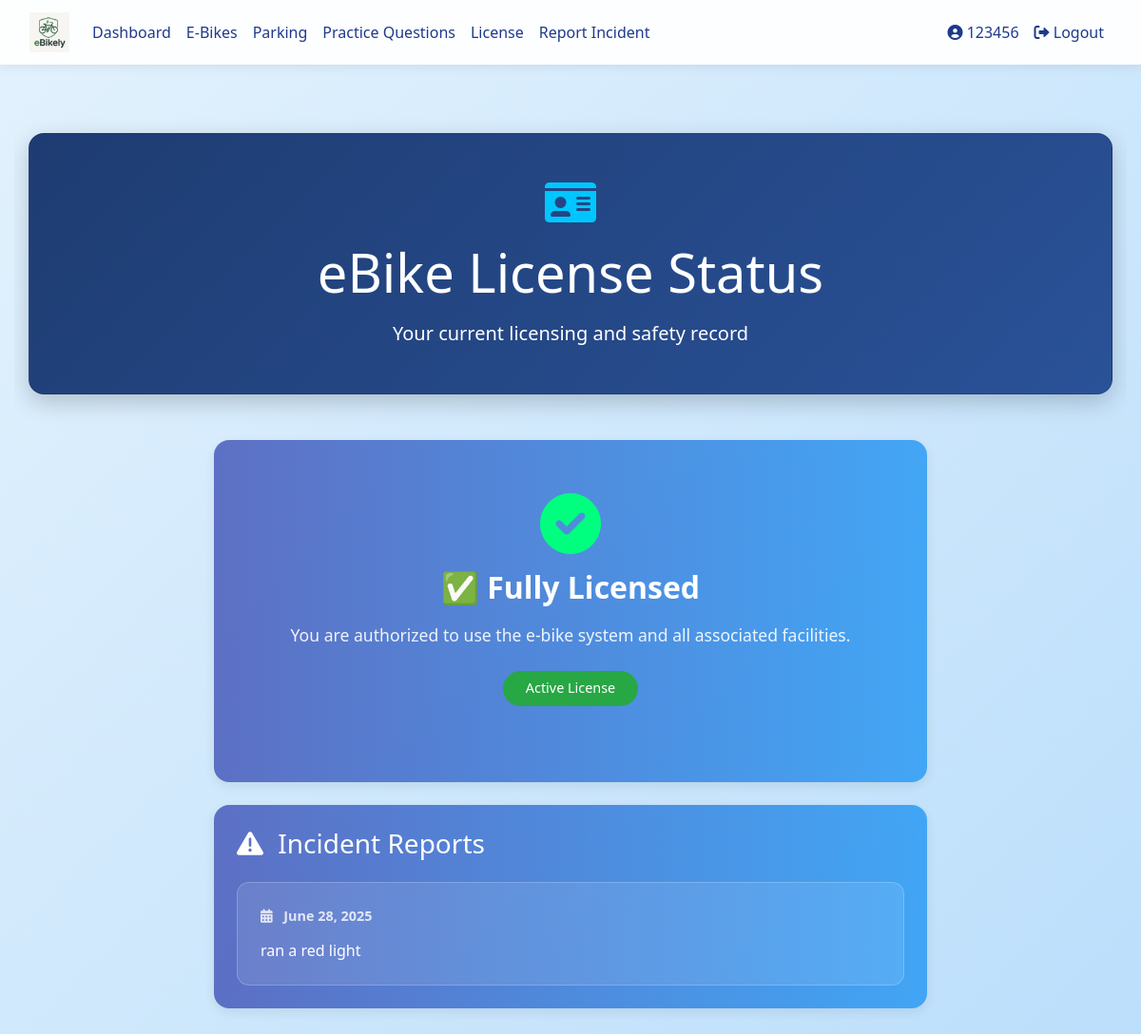
The page /license (signed in) on the database as committed earlier.
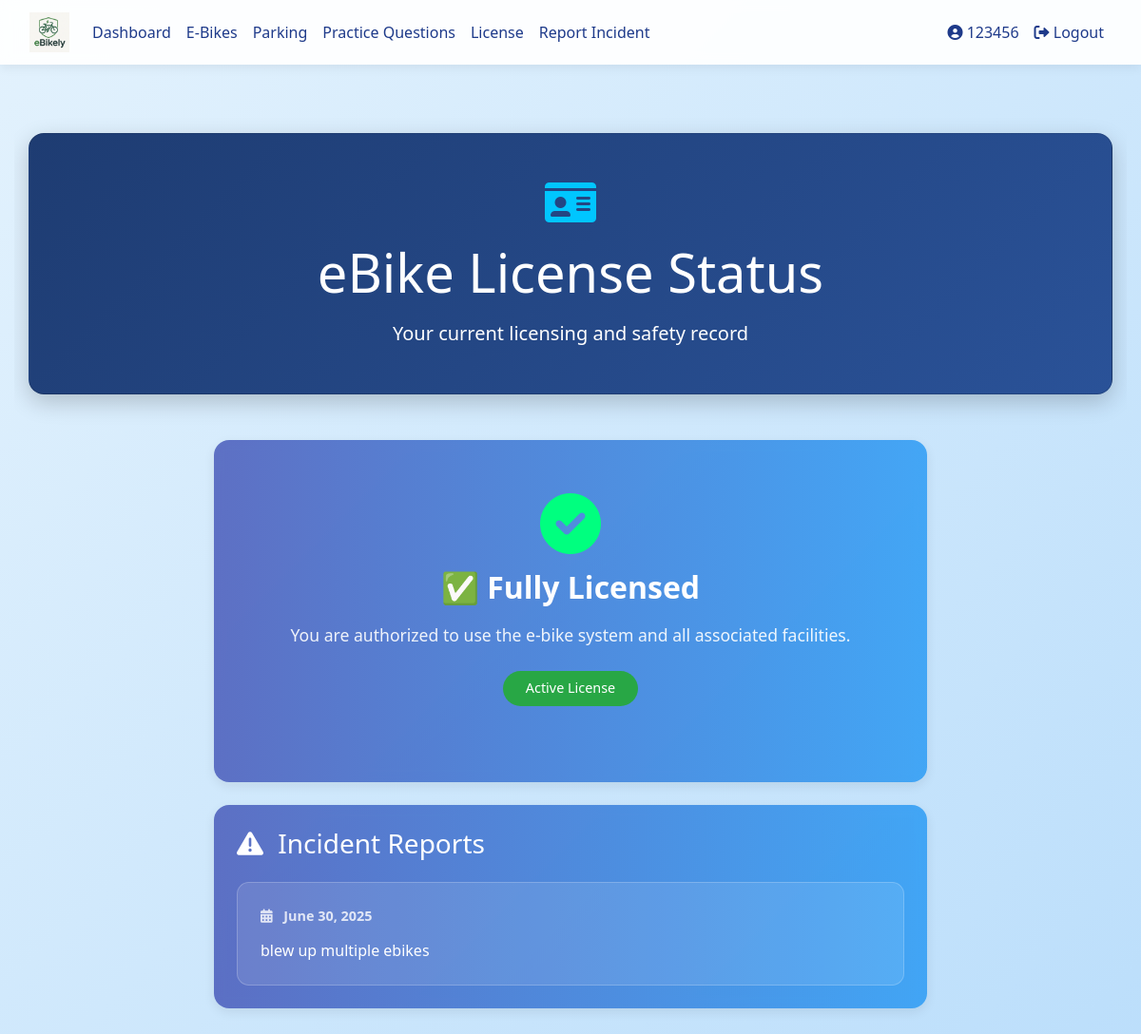
The same page on the database as committed later.
### database_setup.py (models this page shows)
class IncidentReport(Base):
    __tablename__ = 'incident_reports'
    id = Column(Integer, primary_key=True)
    reported_user_id = Column(Integer, ForeignKey('users.id'))  # User being reported
    reporter_id = Column(Integer, ForeignKey('users.id'))  # User making the report
    incident_type = Column(String(50))  # Type of incident (unsafe riding, harassment, etc.)
    severity = Column(String(20))  # Low, Medium, High, Critical
    description = Column(Text)
    location = Column(String(100))  # Where the incident occurred
    date_of_incident = Column(Date)  # When the incident happened
    date_reported = Column(DateTime, default=datetime.utcnow)  # When it was reported
    status = Column(String(20), default='Open')  # Open, Under Investigation, Resolved, Dismissed
    admin_notes = Column(Text)  # Notes from admin/teacher
    action_taken = Column(Text)  # What action was taken
    resolved_by = Column(Integer, ForeignKey('users.id'))  # Which admin resolved it
    resolved_date = Column(DateTime)  # When it was resolved
    reported_user = relationship('User', foreign_keys=[reported_user_id], back_populates='incident_reports')
    reporter = relationship('User', foreign_keys=[reporter_id])
    resolver = relationship('User', foreign_keys=[resolved_by])

### app.py (the view)
@app.route('/license')
@login_required
def license_page():
    session = SessionLocal()
    if current_user.role == 'teacher':
        session.close()
        return redirect(url_for('approve_licenses'))
    has_license = current_user.has_license
    passed_test = session.query(RealTestAttempt).filter_by(user_id=current_user.id, passed=True).first()
    incident_reports = []
    if has_license:
        incident_reports = session.query(IncidentReport).filter_by(reported_user_id=current_user.id).all()
    session.close()
    return render_template(
        'license_status.html',
        licensed=has_license,
        awaiting_approval=bool(passed_test and not has_license),
        show_real_test_button=not passed_test,
        reports=incident_reports
    )

### app.py (called while the page is built)
@login_manager.user_loader
def load_user(user_id):
    session = SessionLocal()
    user = session.query(User).get(int(user_id))
    session.close()
    return user

### templates/license_status.html (shortened to what this page needs)
{% extends "base.html" %}
{% block content %}
<div class="container welcome-container">
    <div class="hero-section card text-white p-5 mb-5 fade-in">
        <div class="text-center">
            <i class="fas fa-id-card dashboard-icon mb-3"></i>
            <h1 class="display-4 mb-3">eBike License Status</h1>
            <p class="lead mb-0">Your current licensing and safety record</p>
        </div>
    </div>
    <div class="row slide-up-delay g-4 justify-content-center">
        <div class="col-lg-8">
            {% if licensed %}
                <div class="card feature-card p-4 mb-4">
                    <div class="license-card text-center">
                        <div class="license-icon mb-3">
                            <i class="fas fa-check-circle fa-4x text-success"></i>
                        </div>
                        <h2 class="license-title mb-3">✅ Fully Licensed</h2>
                        <p class="license-description">You are authorized to use the e-bike system and all associated facilities.</p>
                        <div class="license-badge">
                            <span class="badge badge-success">Active License</span>
                        </div>
                    </div>
                </div>
                {% if reports and reports|length > 0 %}
                    <div class="card feature-card p-4">
                        <h3 class="mb-4">
                            <i class="fas fa-exclamation-triangle mr-2"></i>
                            Incident Reports
                        </h3>
                        <div class="incident-grid">
                            {% for report in reports %}
                                <div class="incident-card">
                                    <div class="incident-date">
                                        <i class="fas fa-calendar-alt mr-2"></i>
                                        {{ report.date_reported.strftime('%B %d, %Y') }}
                                    </div>
                                    <div class="incident-description">
                                        {{ report.description }}
                                    </div>
                                </div>
                            {% endfor %}
                        </div>
                    </div>
                {% endif %}
            {% endif %}
        </div>
    </div>
</div>
<link rel="stylesheet" href="https://cdnjs.cloudflare.com/ajax/libs/font-awesome/6.0.0/css/all.min.css">
{% endblock %}

Rows that differ between the two databases and show on the page:
removed IncidentReport: date_reported "June 28, 2025", description "ran a red light"
now on this page (row edited): IncidentReport: date_reported "June 30, 2025", description "blew up multiple ebikes"
